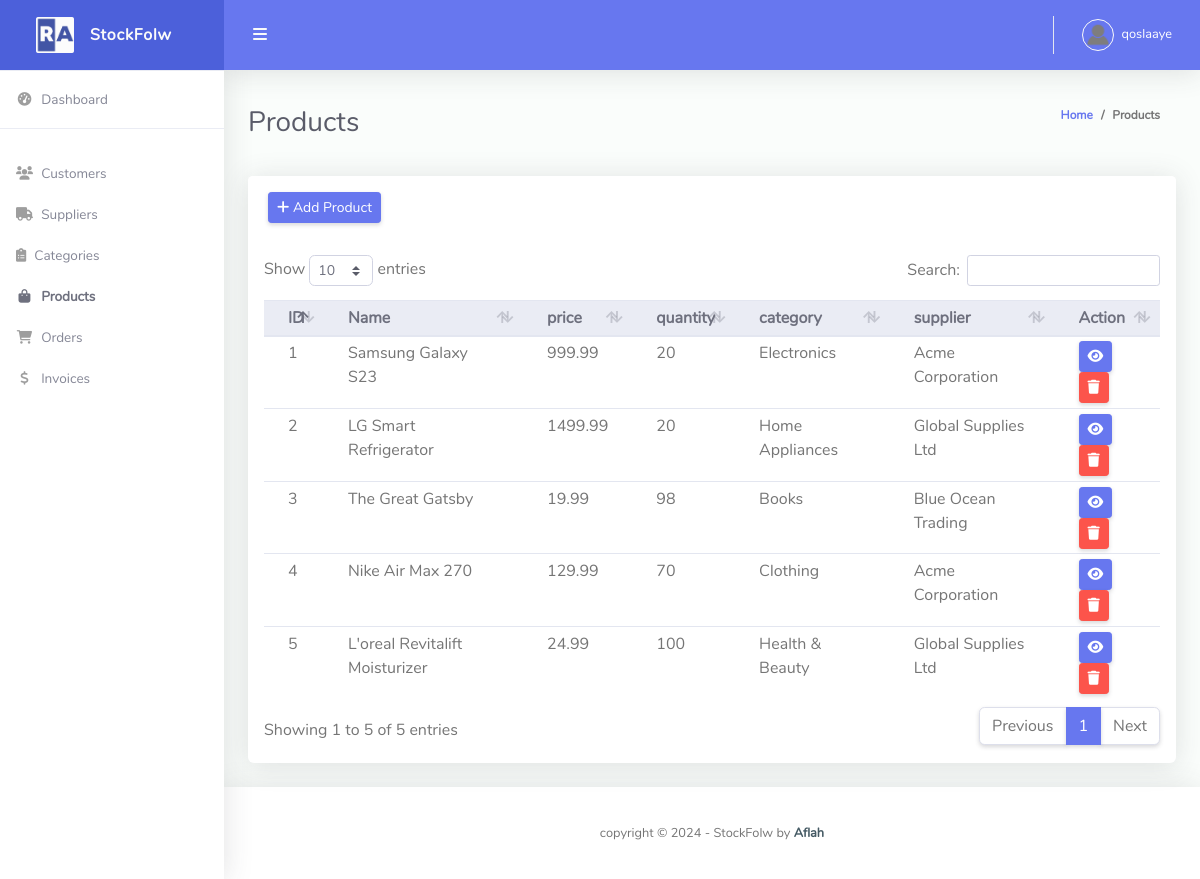
/product/ (signed in), run on the app's committed database.
### stockflow/models.py (models this page shows, shortened)
class Customer(models.Model):
    user = models.OneToOneField(User, null=True, blank=True, on_delete=models.CASCADE)
    name = models.CharField(max_length=200, null=True, blank=True)
    phone = models.CharField(max_length=200, null=True, blank=True)
    email = models.EmailField(max_length=200, null=True, blank=True)
    address = models.TextField(null=True, blank=True)
    profile_pic = models.ImageField(default="profile1.png", null=True, blank=True)
    date_created = models.DateTimeField(auto_now_add=True, null=True, blank=True)

class Product(models.Model):
    name = models.CharField(max_length=200)
    description = models.TextField(blank=True, null=True)
    price = models.DecimalField(max_digits=10, decimal_places=2)
    quantity = models.PositiveIntegerField(default=0)
    category = models.ForeignKey(Category, on_delete=models.CASCADE)
    supplier = models.ForeignKey(Supplier, on_delete=models.CASCADE)
    created_at = models.DateTimeField(auto_now_add=True)
    updated_at = models.DateTimeField(auto_now=True)

class Category(models.Model):
    name = models.CharField(max_length=200)
    description = models.TextField(blank=True, null=True)
    created_at = models.DateTimeField(auto_now_add=True)
    def __str__(self):
        return self.name
    class Meta:
        verbose_name_plural = "Categories"

class Supplier(models.Model):
    name = models.CharField(max_length=200)
    contact = models.CharField(max_length=200, blank=True, null=True)
    email = models.EmailField(unique=True)
    phone = models.CharField(
        max_length=30,
        blank=True,
        null=True,
        validators=[
            RegexValidator(
                regex='^[0-9+\-]+$',  # Allows digits, plus, and minus symbols
                message='Phone number must be numeric and can include +, - symbols',
                code='invalid_phone_number'
            ),
        ]
    )
    address = models.TextField(blank=True, null=True)
    created_at = models.DateTimeField(auto_now_add=True)
    updated_at = models.DateTimeField(auto_now=True)
    def __str__(self):
        return self.name

### stockflow/views.py (the view)
# urls.py: path('product/', views.product, name='product'),
@login_required(login_url='login')
def product(request):
    products = Product.objects.all()
    form = ProductForm()
    context = {'products': products, 'form': form}
    return render(request, 'product.html', context)

### stockflow/forms.py
class ProductForm(forms.ModelForm):
    class Meta:
        model = Product
        fields = ['name', 'description', 'price', 'quantity', 'category', 'supplier']
        widgets = {
            'name': forms.TextInput(attrs={'class': 'form-control', 'placeholder': 'Product Name', 'required': True}),
            'description': forms.Textarea(attrs={'class': 'form-control', 'placeholder': 'Description', 'required': True}),
            'price': forms.NumberInput(attrs={'class': 'form-control', 'placeholder': 'Price', 'required': True}),
            'quantity': forms.NumberInput(attrs={'class': 'form-control', 'placeholder': 'Quantity', 'required': True}),
            'category': forms.Select(attrs={'class': 'form-control', 'placeholder': 'Category', 'required': True}),
            'supplier': forms.Select(attrs={'class': 'form-control', 'placeholder': 'Supplier', 'required': True}),
        }

### templates/product.html (shortened to what this page needs)
{% extends 'base.html' %}
{% block content %}
<div class="container-fluid" id="container-wrapper">
    <div class="d-sm-flex align-items-center justify-content-between mb-4">
        <h1 class="h3 mb-0 text-gray-800">Products</h1>
        <ol class="breadcrumb">
            <li class="breadcrumb-item"><a href="{% url 'home' %}">Home</a></li>
            <li class="breadcrumb-item">Products</li>
        </ol>
    </div>
    <div class="row">
        <div class="col-lg-12">
            <div class="card mb-4">
                <div class="card-header py-3 d-flex flex-row align-items-center justify-content-between">
                    <button class="btn btn-sm btn-primary" data-toggle="modal" data-target="#modal-add-product">
                        <i class="fas fa-plus"></i> Add Product
                    </button>
                </div>
                <div class="table-responsive p-3">
                    <table class="table align-items-center table-flush table-hover table-sm" id="dataTableHover">
                        <thead class="thead-light">
                            <tr>
                                <th>ID</th>
                                <th>Name</th>
                                <th>price</th>
                                <th>quantity</th>
                                <th>category</th>
                                <th>supplier</th>
                                <th>Action</th>
                            </tr>
                        </thead>
                        <tbody>
                            {% for product in products %}
                            <tr>
                                <td>{{ product.id }}</td>
                                <td>{{ product.name }}</td>
                                <td>{{ product.price }}</td>
                                <td>{{ product.quantity }}</td>
                                <td>{{ product.category }}</td>
                                <td>{{ product.supplier }}</td>
                                <td>
                                    <a href="{% url 'update_product' product.id %}" class="btn btn-sm btn-primary">
                                        <i class="fas fa-eye"></i>
                                    </a>
                                    <a href="" class="btn btn-sm btn-danger" data-toggle="modal"
                                        data-target="#modal-delete-{{ product.id }}">
                                        <i class="fas fa-trash"></i>
                                    </a>
                                </td>
                            </tr>
                            {% endfor %}
                        </tbody>
                    </table>
                </div>
            </div>
        </div>
    </div>
</div>
{% endblock %}

### templates/partials/topbar.html (shortened to what this page needs)
{% load static %}
<nav class="navbar navbar-expand navbar-light bg-navbar topbar mb-4 static-top">
    <button id="sidebarToggleTop" class="btn btn-link rounded-circle mr-3">
        <i class="fa fa-bars"></i>
    </button>
    <ul class="navbar-nav ml-auto">
        <li class="nav-item dropdown no-arrow">
            <a class="nav-link dropdown-toggle" href="#" id="userDropdown" role="button" data-toggle="dropdown"
                aria-haspopup="true" aria-expanded="false">
                {% if request.user.customer.profile_pic %}
                <img class="img-profile rounded-circle" src="{{request.user.customer.profile_pic.url}}"
                    style="max-width: 60px">
                {% else %}
                <img class="img-profile rounded-circle" src="{% static 'img/Testro.jpg' %}" style="max-width: 60px">
                {% endif %}
                <span class="ml-2 d-none d-lg-inline text-white small">{{request.user}}</span>
            </a>
        </li>
    </ul>
</nav>

### data on the page
Product: id "1", name "Samsung Galaxy S23", price "999.99", quantity "20", category "Electronics", supplier "Acme Corporation"
Product: id "2", name "LG Smart Refrigerator", price "1499.99", quantity "20", category "Home Appliances", supplier "Global Supplies Ltd"
Product: id "3", name "The Great Gatsby", price "19.99", quantity "98", category "Books", supplier "Blue Ocean Trading"
Product: id "4", name "Nike Air Max 270", price "129.99", quantity "70", category "Clothing", supplier "Acme Corporation"
Product: id "5", name "L'oreal Revitalift Moisturizer", price "24.99", quantity "100", category "Health & Beauty", supplier "Global Supplies Ltd"

### other printed values
{{ request.user }} "qoslaaye"
